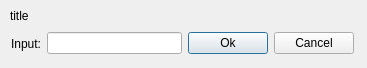
<?xml version="1.0" encoding="UTF-8"?>
<ui version="4.0">
 <class>input</class>
 <widget class="QDialog" name="input">
  <property name="geometry">
   <rect>
    <x>0</x>
    <y>0</y>
    <width>367</width>
    <height>68</height>
   </rect>
  </property>
  <property name="windowTitle">
   <string>Dialog</string>
  </property>
  <widget class="QLabel" name="m_title">
   <property name="geometry">
    <rect>
     <x>10</x>
     <y>10</y>
     <width>54</width>
     <height>12</height>
    </rect>
   </property>
   <property name="text">
    <string>title</string>
   </property>
  </widget>
  <widget class="QWidget" name="">
   <property name="geometry">
    <rect>
     <x>11</x>
     <y>30</y>
     <width>343</width>
     <height>27</height>
    </rect>
   </property>
   <layout class="QHBoxLayout" name="horizontalLayout_3">
    <item>
     <layout class="QHBoxLayout" name="horizontalLayout_2">
      <item>
       <widget class="QLabel" name="m_input">
        <property name="text">
         <string>Input:</string>
        </property>
       </widget>
      </item>
      <item>
       <widget class="QLineEdit" name="m_editText"/>
      </item>
     </layout>
    </item>
    <item>
     <layout class="QHBoxLayout" name="horizontalLayout">
      <item>
       <widget class="QPushButton" name="m_ok">
        <property name="text">
         <string>Ok</string>
        </property>
       </widget>
      </item>
      <item>
       <widget class="QPushButton" name="m_cancel">
        <property name="text">
         <string>Cancel</string>
        </property>
       </widget>
      </item>
     </layout>
    </item>
   </layout>
  </widget>
 </widget>
 <resources/>
 <connections>
  <connection>
   <sender>m_ok</sender>
   <signal>clicked()</signal>
   <receiver>input</receiver>
   <slot>accept()</slot>
   <hints>
    <hint type="sourcelabel">
     <x>233</x>
     <y>43</y>
    </hint>
    <hint type="destinationlabel">
     <x>199</x>
     <y>120</y>
    </hint>
   </hints>
  </connection>
  <connection>
   <sender>m_cancel</sender>
   <signal>clicked()</signal>
   <receiver>input</receiver>
   <slot>reject()</slot>
   <hints>
    <hint type="sourcelabel">
     <x>314</x>
     <y>43</y>
    </hint>
    <hint type="destinationlabel">
     <x>199</x>
     <y>120</y>
    </hint>
   </hints>
  </connection>
 </connections>
</ui>
